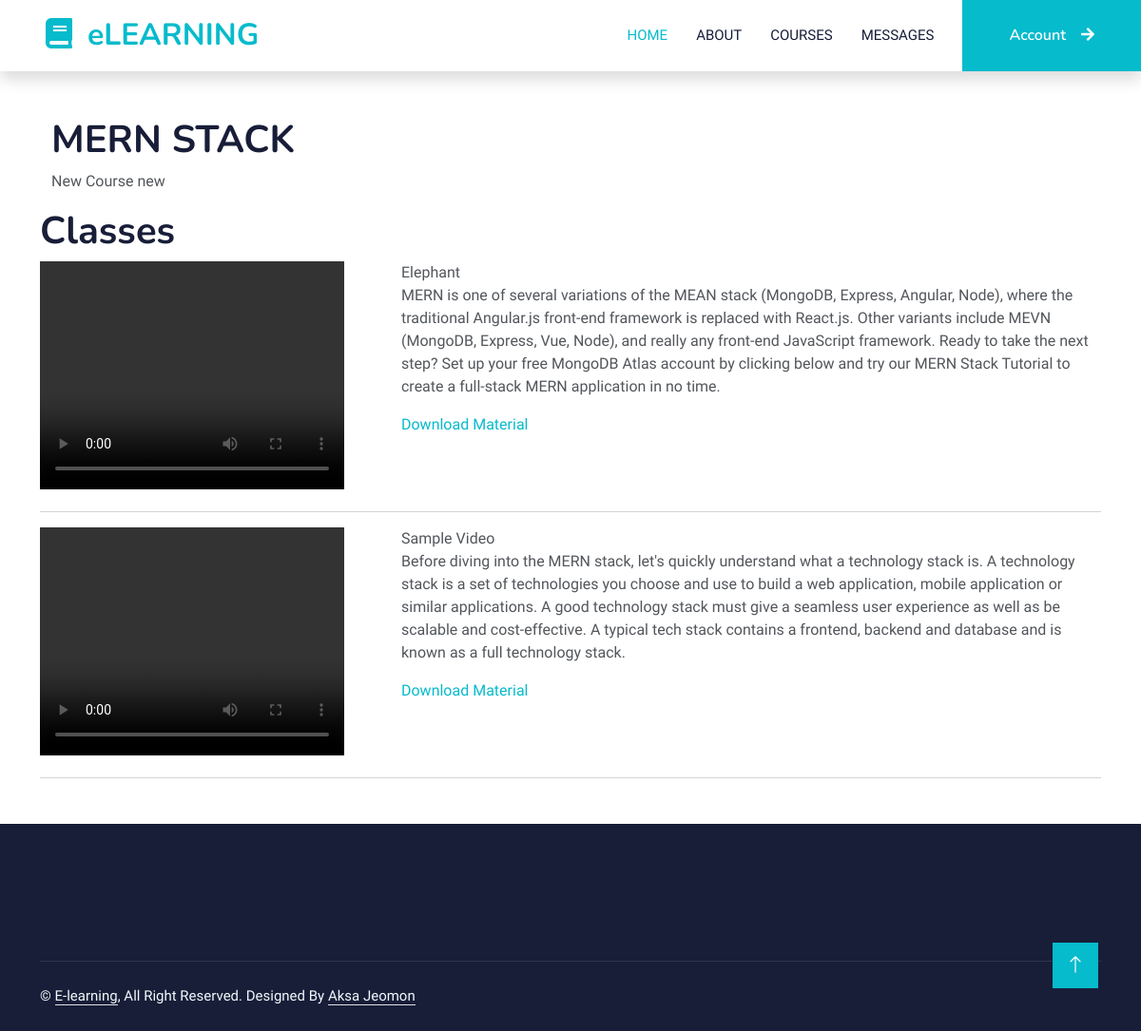
The app's page /course_details/3 with its own data.
### study/models.py (models this page shows)
class Courses(models.Model):
    user = models.ForeignKey(User,on_delete=models.CASCADE, related_query_name="owner")
    course_title = models.CharField(max_length=255)
    added_date = models.DateField(auto_now_add=True)
    description = models.TextField()

class Classes_for_Course(models.Model):
    course = models.ForeignKey(Courses, on_delete=models.CASCADE, related_name="course")
    title = models.CharField(max_length=255)
    description = models.TextField()
    video = models.FileField(upload_to="course_video")
    material = models.FileField(upload_to="course_material")
    date = models.DateField(auto_now_add=True)

### study/views.py (the view)
# urls.py: path("course_details/<int:pk>",views.course_details,name="course_details")
def course_details(request, pk):
    course = Courses.objects.get(id = pk)
    return render(request,"course_details.html",{"course":course})

### templates/course_details.html (shortened to what this page needs)
{% extends 'index.html' %}
{% block content %}
<div class="container mt-5">
    <div class="container">
        <h1>{{course.course_title}}</h1>
        <p>{{course.description}}</p>
    </div>
    <h1>Classes</h1>
    {% for i in course.course.all %}
    <div class="classes">
        <div class="row">
            <div class="col-md-4">
                {% if i.video %}
                            <video width="320" height="240" controls>
                                <source src="{{ i.video.url }}" type="video/mp4">
                            </video>
                        {% else %}
                            No video available
                        {% endif %}
            </div>
            <div class="col-md-8">
                {{i.title}}
                <p>{{i.description}}</p>
                {% if i.material %}
                            <a href="{{ i.material.url }}" download>Download Material</a>
                        {% else %}
                            No material available
                        {% endif %}
            </div>
        </div>
    </div>
    <hr>
    {% endfor %}
</div>
{% endblock %}

### static/css/style.css (style rules this page uses)
:root { --primary: #06BBCC; --light: #F0FBFC; --dark: #181d38; }

### records on screen
Courses: course_title "MERN STACK", description "New Course new"
Classes_for_Course: title "Elephant", description "MERN is one of several variations of the MEAN stack (MongoDB, Express, Angular, Node), where the traditional Angular.js front-end framework is replaced with React.js. Other variants include MEVN (MongoDB, Express, Vue, Node), and really any front-end JavaScript framework. Ready to take the next step? Set up your free MongoDB Atlas account by clicking below and try our MERN Stack Tutorial to create a full-stack MERN application in no time."
Classes_for_Course: title "Sample Video", description "Before diving into the MERN stack, let's quickly understand what a technology stack is. A technology stack is a set of technologies you choose and use to build a web application, mobile application or similar applications. A good technology stack must give a seamless user experience as well as be scalable and cost-effective. A typical tech stack contains a frontend, backend and database and is known as a full technology stack."
